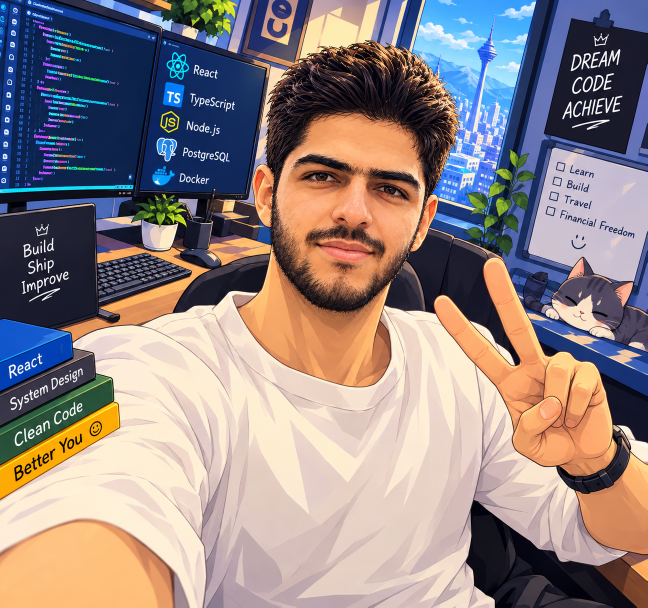
#> input picture assets/pic.png, 1295 x 1215 px (shown at 1/2 size)
$ python -i generate.py   (imports and definitions only)
#> lines starting #> are read from the running program, lines starting #| are printed output that depends on the picture
#!/usr/bin/env python3
"""UNSTOPPABLE card: a snake eats the portrait and reveals the logo underneath.

    python3 scripts/unstoppable/generate.py [--portrait assets/pic.png] [--fps 20]

Requires: Python 3.10+, Pillow, ffmpeg, Chrome/Chromium (for the SVG layers).

Layering per frame (bottom → top):
  card background · [logo ← composited under → portrait, through the eat mask] · stage frame
  · snake glow · snake · particles · HUD
The eat mask is cumulative: every bite turns part of the portrait transparent, so the logo shows
through exactly where the snake has eaten. When the mask is full the whole logo is visible.

Outputs: assets/unstoppable.gif (animation) and assets/unstoppable-static.png (fallback frame).
"""

import argparse
import math
import random
import shutil
import subprocess
import sys
import tempfile
from pathlib import Path

from PIL import Image, ImageChops, ImageDraw, ImageFilter, ImageFont, ImageStat

sys.path.insert(0, str(Path(__file__).resolve().parent))
import layers  # noqa: E402
from layers import CARD_H, CARD_W, STAGE, STAGE_R, STAGE_X, STAGE_Y  # noqa: E402
from render import svg_to_png  # noqa: E402

ROOT = Path(__file__).resolve().parents[2]

# ------------------------------------------------------------------ timeline (seconds)
INTRO = 1.0  # full portrait, snake approaching
EAT = 9.6  # snake crosses the stage
HOLD = 2.6  # full logo (snake leaves, sheen sweeps)
RESET = 1.1  # portrait re-materialises top → bottom
BITE_R = 42  # radius of the eaten swath around the head
SS = 2  # supersampling for the snake layer
BODY_LEN = 250
SEG = 3.0

# ------------------------------------------------------------------ helpers


# [8 lines left out: function font, not called in this run]


def lerp(a, b, t):
    return a + (b - a) * t


def mix(c1, c2, t):
    return tuple(int(round(lerp(a, b, t))) for a, b in zip(c1, c2))


def hexrgb(h):
    h = h.lstrip("#")
    return tuple(int(h[i : i + 2], 16) for i in (0, 2, 4))


TEAL, EMERALD, BLUE, DEEP = hexrgb("#5ee6cf"), hexrgb("#3ddc97"), hexrgb("#3b8cff"), hexrgb("#062b2e")
PAGE_BG = hexrgb("#0d1117")  # GitHub dark-theme page background


def body_color(t):
    """turquoise head → emerald → electric blue tail"""
    return mix(TEAL, EMERALD, t / 0.5) if t < 0.5 else mix(EMERALD, BLUE, (t - 0.5) / 0.5)


def smoothstep(t):
    t = max(0.0, min(1.0, t))
    return t * t * (3 - 2 * t)


# ------------------------------------------------------------------ path


# [63 lines left out: functions build_path, stage_enter_index, stage_exit_index, at, not called in this run]


def heading(path, s):
    a, b = at(path, s - 4), at(path, s + 4)
    return math.atan2(b[1] - a[1], b[0] - a[0])


# ------------------------------------------------------------------ snake drawing (supersampled)


# [70 lines left out: function draw_snake, not called in this run]


# ------------------------------------------------------------------ particles


class Particles:
    def __init__(self, seed=7):
        self.rnd = random.Random(seed)
        self.items = []

    # [39 lines left out: functions spawn, step, draw, not called in this run]


# ------------------------------------------------------------------ main


def crop_portrait(src: Path):
#> called with src = '../../assets/pic.png'
    im = Image.open(src).convert("RGB")
#> im is the input picture: PIL image 1295x1215 RGB; mean R, G, B 145.5, 131.8, 131.1
    w, h = im.size
#> w = 1295; h = 1215
    side = int(min(w, h) * 0.76)
#> side = 923
    # framed on the face: horizontally centred slightly right, upper third
    cx, cy = w * 0.52, h * 0.40
#> cx = 673.4; cy = 486
    x0 = int(max(0, min(w - side, cx - side / 2)))
#> x0 = 211
    y0 = int(max(0, min(h - side, cy - side / 2)))
#> y0 = 24
    return im.crop((x0, y0, x0 + side, y0 + side)).resize((STAGE, STAGE), Image.LANCZOS)
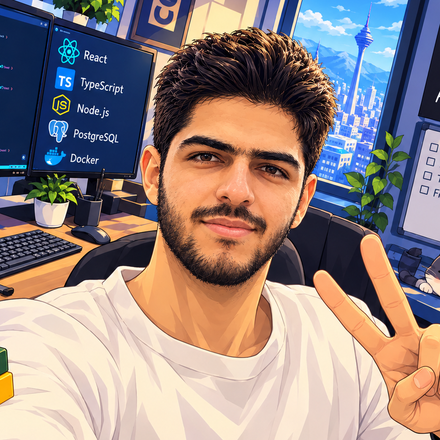
#> returned value: PIL image 440x440 RGB; mean R, G, B 148.8, 133.2, 130.4


# [171 lines left out: functions rounded_mask, main, not called in this run]


# [2 lines not run here, left out]

>>> result = crop_portrait('../../assets/pic.png')
